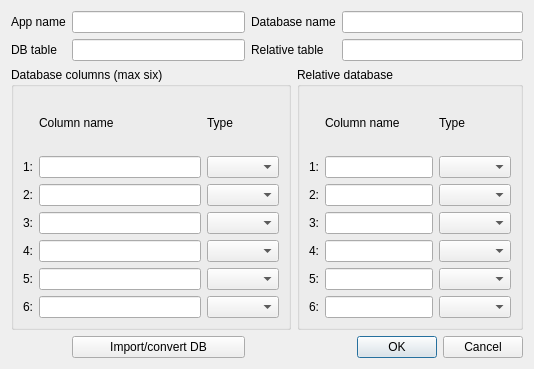
<?xml version="1.0" encoding="UTF-8"?>
<ui version="4.0">
 <class>SettingsDialog</class>
 <widget class="QDialog" name="SettingsDialog">
  <property name="geometry">
   <rect>
    <x>0</x>
    <y>0</y>
    <width>534</width>
    <height>369</height>
   </rect>
  </property>
  <property name="windowTitle">
   <string>Dialog</string>
  </property>
  <layout class="QGridLayout" name="gridLayout_3">
   <item row="0" column="0">
    <widget class="QLabel" name="label_8">
     <property name="text">
      <string>App name</string>
     </property>
    </widget>
   </item>
   <item row="0" column="1">
    <widget class="QLineEdit" name="appnavn"/>
   </item>
   <item row="0" column="2" colspan="2">
    <widget class="QLabel" name="label">
     <property name="text">
      <string>Database name</string>
     </property>
    </widget>
   </item>
   <item row="0" column="4">
    <widget class="QLineEdit" name="databasenavn"/>
   </item>
   <item row="1" column="0">
    <widget class="QLabel" name="dbTablelabel">
     <property name="text">
      <string>DB table</string>
     </property>
    </widget>
   </item>
   <item row="1" column="1">
    <widget class="QLineEdit" name="dbTable"/>
   </item>
   <item row="1" column="2" colspan="2">
    <widget class="QLabel" name="label_9">
     <property name="text">
      <string>Relative table</string>
     </property>
    </widget>
   </item>
   <item row="1" column="4">
    <widget class="QLineEdit" name="relativedb"/>
   </item>
   <item row="2" column="0" colspan="3">
    <widget class="QGroupBox" name="groupBox">
     <property name="title">
      <string>Database columns (max six)</string>
     </property>
     <layout class="QGridLayout" name="gridLayout">
      <item row="0" column="1">
       <widget class="QLabel" name="label_18">
        <property name="text">
         <string>Column name</string>
        </property>
       </widget>
      </item>
      <item row="0" column="2">
       <widget class="QLabel" name="label_19">
        <property name="text">
         <string>Type</string>
        </property>
       </widget>
      </item>
      <item row="1" column="0">
       <widget class="QLabel" name="label_2">
        <property name="text">
         <string>1:</string>
        </property>
       </widget>
      </item>
      <item row="1" column="1">
       <widget class="QLineEdit" name="felt0"/>
      </item>
      <item row="1" column="2">
       <widget class="QComboBox" name="cfelt0"/>
      </item>
      <item row="2" column="0">
       <widget class="QLabel" name="label_3">
        <property name="text">
         <string>2:</string>
        </property>
       </widget>
      </item>
      <item row="2" column="1">
       <widget class="QLineEdit" name="felt1"/>
      </item>
      <item row="2" column="2">
       <widget class="QComboBox" name="cfelt1"/>
      </item>
      <item row="3" column="0">
       <widget class="QLabel" name="label_4">
        <property name="text">
         <string>3:</string>
        </property>
       </widget>
      </item>
      <item row="3" column="1">
       <widget class="QLineEdit" name="felt2"/>
      </item>
      <item row="3" column="2">
       <widget class="QComboBox" name="cfelt2"/>
      </item>
      <item row="4" column="0">
       <widget class="QLabel" name="label_5">
        <property name="text">
         <string>4:</string>
        </property>
       </widget>
      </item>
      <item row="4" column="1">
       <widget class="QLineEdit" name="felt3"/>
      </item>
      <item row="4" column="2">
       <widget class="QComboBox" name="cfelt3"/>
      </item>
      <item row="5" column="0">
       <widget class="QLabel" name="label_6">
        <property name="text">
         <string>5:</string>
        </property>
       </widget>
      </item>
      <item row="5" column="1">
       <widget class="QLineEdit" name="felt4"/>
      </item>
      <item row="5" column="2">
       <widget class="QComboBox" name="cfelt4"/>
      </item>
      <item row="6" column="0">
       <widget class="QLabel" name="label_7">
        <property name="text">
         <string>6:</string>
        </property>
       </widget>
      </item>
      <item row="6" column="1">
       <widget class="QLineEdit" name="felt5"/>
      </item>
      <item row="6" column="2">
       <widget class="QComboBox" name="cfelt5"/>
      </item>
     </layout>
    </widget>
   </item>
   <item row="2" column="3" colspan="2">
    <widget class="QGroupBox" name="groupBox_2">
     <property name="title">
      <string>Relative database</string>
     </property>
     <layout class="QGridLayout" name="gridLayout_2">
      <item row="0" column="1">
       <widget class="QLabel" name="label_21">
        <property name="text">
         <string>Column name</string>
        </property>
       </widget>
      </item>
      <item row="0" column="2">
       <widget class="QLabel" name="label_22">
        <property name="text">
         <string>Type</string>
        </property>
       </widget>
      </item>
      <item row="1" column="0">
       <widget class="QLabel" name="label_12">
        <property name="text">
         <string>1:</string>
        </property>
       </widget>
      </item>
      <item row="1" column="1">
       <widget class="QLineEdit" name="felt0_2"/>
      </item>
      <item row="1" column="2">
       <widget class="QComboBox" name="cfelt0_2"/>
      </item>
      <item row="2" column="0">
       <widget class="QLabel" name="label_13">
        <property name="text">
         <string>2:</string>
        </property>
       </widget>
      </item>
      <item row="2" column="1">
       <widget class="QLineEdit" name="felt1_2"/>
      </item>
      <item row="2" column="2">
       <widget class="QComboBox" name="cfelt1_2"/>
      </item>
      <item row="3" column="0">
       <widget class="QLabel" name="label_14">
        <property name="text">
         <string>3:</string>
        </property>
       </widget>
      </item>
      <item row="3" column="1">
       <widget class="QLineEdit" name="felt2_2"/>
      </item>
      <item row="3" column="2">
       <widget class="QComboBox" name="cfelt2_2"/>
      </item>
      <item row="4" column="0">
       <widget class="QLabel" name="label_11">
        <property name="text">
         <string>4:</string>
        </property>
       </widget>
      </item>
      <item row="4" column="1">
       <widget class="QLineEdit" name="felt3_2"/>
      </item>
      <item row="4" column="2">
       <widget class="QComboBox" name="cfelt3_2"/>
      </item>
      <item row="5" column="0">
       <widget class="QLabel" name="label_10">
        <property name="text">
         <string>5:</string>
        </property>
       </widget>
      </item>
      <item row="5" column="1">
       <widget class="QLineEdit" name="felt4_2"/>
      </item>
      <item row="5" column="2">
       <widget class="QComboBox" name="cfelt4_2"/>
      </item>
      <item row="6" column="0">
       <widget class="QLabel" name="label_15">
        <property name="text">
         <string>6:</string>
        </property>
       </widget>
      </item>
      <item row="6" column="1">
       <widget class="QLineEdit" name="felt5_2"/>
      </item>
      <item row="6" column="2">
       <widget class="QComboBox" name="cfelt5_2"/>
      </item>
     </layout>
    </widget>
   </item>
   <item row="3" column="0">
    <widget class="QLabel" name="message">
     <property name="text">
      <string/>
     </property>
    </widget>
   </item>
   <item row="3" column="1">
    <widget class="QPushButton" name="pushButton">
     <property name="text">
      <string>Import/convert DB</string>
     </property>
    </widget>
   </item>
   <item row="3" column="4">
    <widget class="QDialogButtonBox" name="buttonBox">
     <property name="orientation">
      <enum>Qt::Horizontal</enum>
     </property>
     <property name="standardButtons">
      <set>QDialogButtonBox::Cancel|QDialogButtonBox::Ok</set>
     </property>
    </widget>
   </item>
  </layout>
 </widget>
 <tabstops>
  <tabstop>appnavn</tabstop>
  <tabstop>databasenavn</tabstop>
  <tabstop>dbTable</tabstop>
  <tabstop>relativedb</tabstop>
  <tabstop>felt0</tabstop>
  <tabstop>cfelt0</tabstop>
  <tabstop>felt1</tabstop>
  <tabstop>cfelt1</tabstop>
  <tabstop>felt2</tabstop>
  <tabstop>cfelt2</tabstop>
  <tabstop>felt3</tabstop>
  <tabstop>cfelt3</tabstop>
  <tabstop>felt4</tabstop>
  <tabstop>cfelt4</tabstop>
  <tabstop>felt5</tabstop>
  <tabstop>cfelt5</tabstop>
  <tabstop>felt0_2</tabstop>
  <tabstop>cfelt0_2</tabstop>
  <tabstop>felt1_2</tabstop>
  <tabstop>cfelt1_2</tabstop>
  <tabstop>felt2_2</tabstop>
  <tabstop>cfelt2_2</tabstop>
  <tabstop>felt3_2</tabstop>
  <tabstop>cfelt3_2</tabstop>
  <tabstop>felt4_2</tabstop>
  <tabstop>cfelt4_2</tabstop>
  <tabstop>felt5_2</tabstop>
  <tabstop>cfelt5_2</tabstop>
  <tabstop>pushButton</tabstop>
 </tabstops>
 <resources/>
 <connections>
  <connection>
   <sender>buttonBox</sender>
   <signal>accepted()</signal>
   <receiver>SettingsDialog</receiver>
   <slot>accept()</slot>
   <hints>
    <hint type="sourcelabel">
     <x>248</x>
     <y>254</y>
    </hint>
    <hint type="destinationlabel">
     <x>157</x>
     <y>274</y>
    </hint>
   </hints>
  </connection>
  <connection>
   <sender>buttonBox</sender>
   <signal>rejected()</signal>
   <receiver>SettingsDialog</receiver>
   <slot>reject()</slot>
   <hints>
    <hint type="sourcelabel">
     <x>316</x>
     <y>260</y>
    </hint>
    <hint type="destinationlabel">
     <x>286</x>
     <y>274</y>
    </hint>
   </hints>
  </connection>
 </connections>
</ui>
